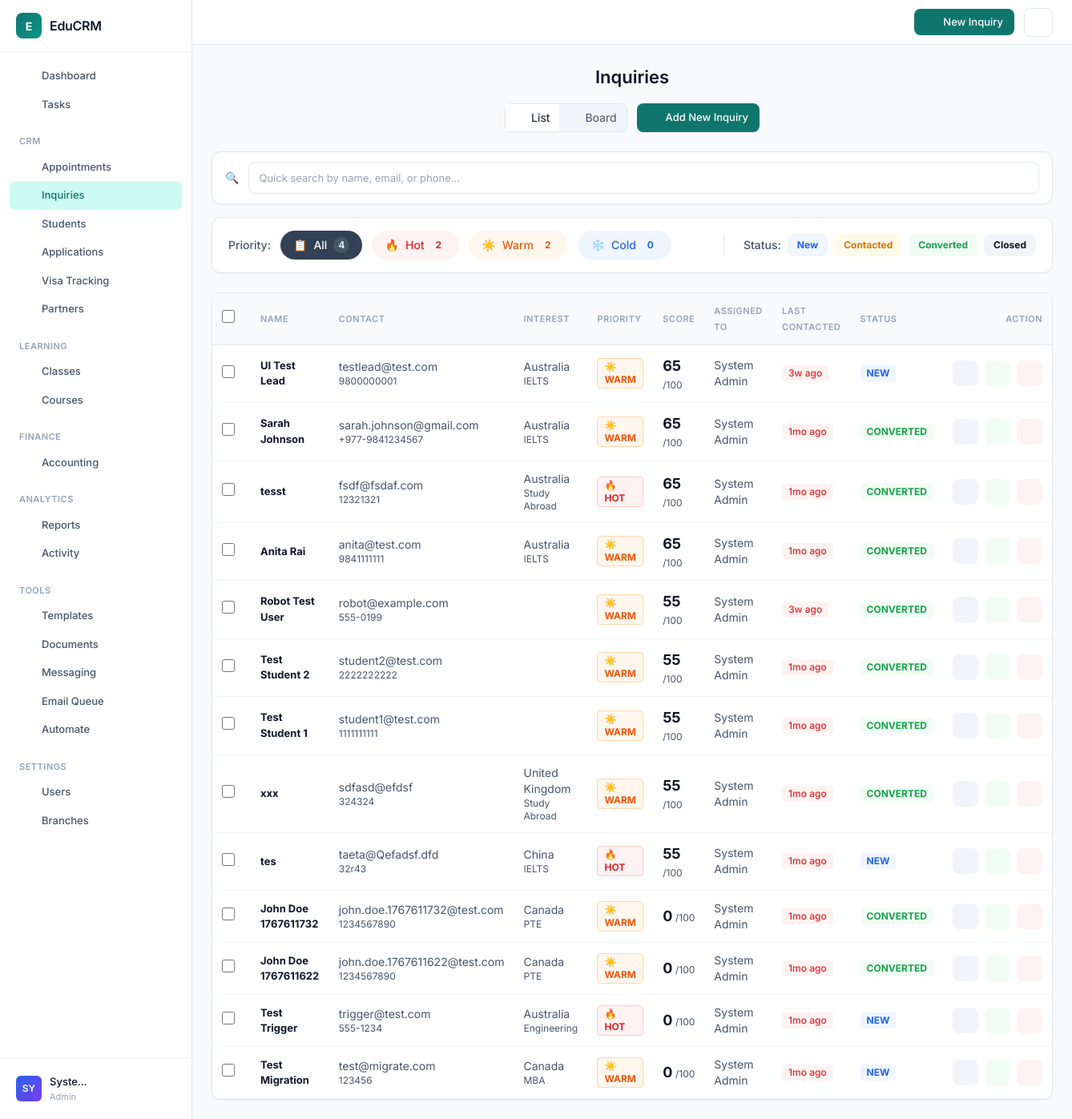
Screenshot of /modules/inquiries/list.php (signed in) with the database file from the repository.
### tables this page shows
CREATE TABLE `inquiries` (
  `id` int(11) NOT NULL,
  `name` varchar(100) NOT NULL,
  `email` varchar(100) DEFAULT NULL,
  `phone` varchar(20) DEFAULT NULL,
  `intended_country` varchar(100) DEFAULT NULL,
  `country_id` int(11) DEFAULT NULL,
  `intended_course` varchar(50) DEFAULT NULL,
  `education_level` varchar(50) DEFAULT NULL,
  `education_level_id` int(11) DEFAULT NULL,
  `status` enum('new','contacted','converted','closed') DEFAULT 'new',
  `status_id` int(11) DEFAULT NULL,
  `priority` enum('hot','warm','cold') DEFAULT 'warm',
  `priority_id` int(11) DEFAULT NULL,
  `score` int(11) DEFAULT 0,
  `last_contact_date` datetime DEFAULT NULL,
  `engagement_count` int(11) DEFAULT 0,
  `assigned_to` int(11) DEFAULT NULL,
  `last_contacted` datetime DEFAULT NULL,
  `contact_count` int(11) DEFAULT 0,
  `created_at` timestamp NOT NULL DEFAULT current_timestamp(),
  `deleted_at` timestamp NULL DEFAULT NULL,
  `branch_id` int(11) DEFAULT NULL,
  `source` varchar(50) DEFAULT NULL COMMENT 'Lead source: walk_in, referred, social_media_post, social_media_ad, sms_campaign, other',
  `source_other` varchar(255) DEFAULT NULL COMMENT 'Additional details when source is other',
  `updated_at` datetime DEFAULT NULL ON UPDATE current_timestamp()
);

CREATE TABLE `countries` (
  `id` int(11) NOT NULL,
  `name` varchar(100) NOT NULL,
  `code` varchar(3) NOT NULL COMMENT 'ISO 3166-1 alpha-3 code',
  `is_active` tinyint(1) DEFAULT 1,
  `created_at` timestamp NOT NULL DEFAULT current_timestamp()
);

CREATE TABLE `priority_levels` (
  `id` int(11) NOT NULL,
  `name` varchar(50) NOT NULL,
  `priority_order` int(11) NOT NULL DEFAULT 0,
  `color_code` varchar(7) DEFAULT NULL COMMENT 'Hex color for UI',
  `created_at` timestamp NOT NULL DEFAULT current_timestamp()
);

CREATE TABLE `users` (
  `id` int(11) NOT NULL,
  `name` varchar(100) NOT NULL,
  `email` varchar(100) NOT NULL,
  `password_hash` varchar(255) NOT NULL,
  `role` enum('admin','counselor','teacher','student') NOT NULL DEFAULT 'student',
  `phone` varchar(20) DEFAULT NULL,
  `address` text DEFAULT NULL,
  `country_id` int(11) DEFAULT NULL,
  `education_level_id` int(11) DEFAULT NULL,
  `country` varchar(100) DEFAULT NULL,
  `education_level` varchar(50) DEFAULT NULL,
  `passport_number` varchar(50) DEFAULT NULL,
  `created_at` timestamp NOT NULL DEFAULT current_timestamp(),
  `reset_token` varchar(100) DEFAULT NULL,
  `token_expiry` datetime DEFAULT NULL,
  `deleted_at` timestamp NULL DEFAULT NULL,
  `two_factor_secret` varchar(32) DEFAULT NULL,
  `two_factor_enabled` tinyint(1) DEFAULT 0,
  `last_login_at` timestamp NULL DEFAULT NULL,
  `last_login_ip` varchar(45) DEFAULT NULL,
  `branch_id` int(11) DEFAULT NULL,
  `updated_at` datetime DEFAULT NULL
);

CREATE TABLE `inquiry_statuses` (
  `id` int(11) NOT NULL,
  `name` varchar(50) NOT NULL,
  `status_order` int(11) NOT NULL DEFAULT 0,
  `is_final` tinyint(1) DEFAULT 0,
  `created_at` timestamp NOT NULL DEFAULT current_timestamp()
);

### modules/inquiries/list.php (the view, shortened to what the rows shown need)
<?php
require_once '../../app/bootstrap.php';
$branchService = new \EduCRM\Services\BranchService($pdo);
$branchFilter = $branchService->getBranchFilter($_SESSION['user_id'], 'i');
$currentPage = max(1, (int) ($_GET['page'] ?? 1));
$perPage = 20;
$sql = "SELECT i.*,
        u.name as counselor_name,
        c.name as country_name,
        el.name as education_level_name,
        ist.name as status_name,
        pl.name as priority_name,
        pl.color_code as priority_color,
        DATEDIFF(CURDATE(), i.last_contacted) as days_since_contact
        FROM inquiries i
        LEFT JOIN users u ON i.assigned_to = u.id
        LEFT JOIN countries c ON i.country_id = c.id
        LEFT JOIN education_levels el ON i.education_level_id = el.id
        LEFT JOIN inquiry_statuses ist ON i.status_id = ist.id
        LEFT JOIN priority_levels pl ON i.priority_id = pl.id
        WHERE 1=1 $branchFilter";
$params = [];
$sql .= " ORDER BY i.score DESC, i.created_at DESC";
$paginationService = new \EduCRM\Services\PaginationService($pdo, $perPage);
$paginationService->setPage($currentPage);
$inquiries = $paginationService->paginate($sql, $params);
require_once '../../templates/header.php';
?>
<div class="page-header flex flex-col sm:flex-row sm:items-center sm:justify-between gap-4 mb-6">
    <h1 class="page-title">Inquiries</h1>
</div>
<div x-data="inquiryBulkActions()" x-ref="bulkContainer">
    <div class="bg-white rounded-xl border border-slate-200 shadow-sm overflow-hidden">
        <div class="overflow-x-auto">
            <table class="w-full text-left border-collapse">
                <thead>
                    <tr class="bg-slate-50 border-b border-slate-200 text-slate-600 text-sm">
                        <th class="p-3 w-12">
                            <input type="checkbox" @click="toggleAll()" :checked="allSelected"
                                class="rounded border-slate-300 text-primary-600 focus:ring-primary-500">
                        </th>
                        <th class="p-3 font-semibold">Name</th>
                        <th class="p-3 font-semibold">Contact</th>
                        <th class="p-3 font-semibold">Interest</th>
                        <th class="p-3 font-semibold">Priority</th>
                        <th class="p-3 font-semibold">Score</th>
                        <th class="p-3 font-semibold">Assigned To</th>
                        <th class="p-3 font-semibold">Last Contacted</th>
                        <th class="p-3 font-semibold">Status</th>
                        <th class="p-3 font-semibold text-right">Action</th>
                    </tr>
                </thead>
                <tbody class="divide-y divide-slate-100">
                    <?php if (count($inquiries) > 0):
                        foreach ($inquiries as $inq): ?>
                            <?php
                            $priorityColors = [
                                'hot' => 'bg-red-100 text-red-700 border-red-200',
                                'warm' => 'bg-orange-100 text-orange-700 border-orange-200',
                                'cold' => 'bg-blue-100 text-blue-700 border-blue-200'
                            ];
                            $priorityIcons = ['hot' => '🔥', 'warm' => '☀️', 'cold' => '❄️'];
                            $statusColors = [
                                'new' => 'bg-blue-100 text-blue-700',
                                'contacted' => 'bg-yellow-100 text-yellow-700',
                                'converted' => 'bg-emerald-100 text-emerald-700',
                                'closed' => 'bg-slate-100 text-slate-700'
                            ];
                            ?>
                            <tr class="hover:bg-slate-50 transition-colors"
                                :class="{ 'bg-primary-50': isSelected(<?php echo $inq['id']; ?>) }">
                                <td class="p-3">
                                    <input type="checkbox" @click="toggle(<?php echo $inq['id']; ?>)"
                                        :checked="isSelected(<?php echo $inq['id']; ?>)"
                                        class="rounded border-slate-300 text-primary-600 focus:ring-primary-500">
                                </td>
                                <td class="p-3">
                                    <strong class="text-slate-800"><?php echo htmlspecialchars($inq['name']); ?></strong>
                                </td>
                                <td class="p-3 text-sm text-slate-600">
                                    <div><?php echo htmlspecialchars($inq['email']); ?></div>
                                    <div class="text-xs text-slate-500"><?php echo htmlspecialchars($inq['phone']); ?></div>
                                </td>
                                <td class="p-3 text-sm text-slate-600">
                                    <div><?php echo htmlspecialchars($inq['country_name'] ?? $inq['intended_country'] ?? ''); ?>
                                    </div>
                                    <div class="text-xs text-slate-500"><?php echo htmlspecialchars($inq['intended_course']); ?>
                                    </div>
                                </td>
                                <td class="p-3">
                                    <?php $displayPriority = $inq['priority_name'] ?? $inq['priority'] ?? 'cold'; ?>
                                    <span
                                        class="inline-flex items-center gap-1 px-2 py-0.5 rounded border text-xs font-bold uppercase <?php echo $priorityColors[$displayPriority] ?? $priorityColors['cold']; ?>">
                                        <?php echo $priorityIcons[$displayPriority] ?? '❄️'; ?>
                                        <?php echo $displayPriority; ?>
                                    </span>
                                </td>
                                <td class="p-3">
                                    <span class="text-lg font-bold text-slate-800"><?php echo $inq['score']; ?></span>
                                    <span class="text-xs text-slate-500">/100</span>
                                </td>
                                <td class="p-3 text-sm text-slate-600">
                                    <?php echo htmlspecialchars($inq['counselor_name'] ?? 'Unassigned'); ?>
                                </td>
                                <td class="p-3">
                                    <?php
                                    $daysSinceContact = $inq['days_since_contact'] ?? null;
                                    $lastContactedDate = $inq['last_contacted'] ?? null;
                                    if ($lastContactedDate) {
                                        $contactClass = match (true) {
                                            $daysSinceContact === null || $daysSinceContact < 0 => 'text-slate-400',
                                            $daysSinceContact <= 3 => 'text-emerald-600 bg-emerald-50',
                                            $daysSinceContact <= 7 => 'text-blue-600 bg-blue-50',
                                            $daysSinceContact <= 14 => 'text-yellow-600 bg-yellow-50',
                                            default => 'text-red-600 bg-red-50'
                                        };
                                        $relativeTime = match (true) {
                                            $daysSinceContact === 0 => 'Today',
                                            $daysSinceContact === 1 => 'Yesterday',
                                            $daysSinceContact <= 7 => $daysSinceContact . 'd ago',
                                            $daysSinceContact <= 30 => floor($daysSinceContact / 7) . 'w ago',
                                            default => floor($daysSinceContact / 30) . 'mo ago'
                                        };
                                        ?>
                                        <span
                                            class="inline-block px-2 py-0.5 rounded text-xs font-medium <?php echo $contactClass; ?>"
                                            title="<?php echo date('M d, Y', strtotime($lastContactedDate)); ?>">
                                            <?php echo $relativeTime; ?>
                                        </span>
                                    <?php } else { ?>
                                        <span class="text-xs text-red-500 bg-red-50 px-2 py-0.5 rounded">Never</span>
                                    <?php } ?>
                                </td>
                                <td class="p-3">
                                    <?php $displayStatus = $inq['status_name'] ?? $inq['status'] ?? 'new'; ?>
                                    <span
                                        class="inline-block px-2 py-0.5 rounded text-xs font-bold uppercase <?php echo $statusColors[$displayStatus] ?? $statusColors['new']; ?>">
                                        <?php echo $displayStatus; ?>
                                    </span>
                                </td>
                                <td class="p-3 text-right">
                                    <div class="flex gap-2 justify-end">
                                        <a href="edit.php?id=<?php echo $inq['id']; ?>" class="action-btn default" title="Edit">
                                            <?php echo \EduCRM\Services\NavigationService::getIcon('edit', 16); ?>
                                        </a>
                                        <a href="convert.php?id=<?php echo $inq['id']; ?>" class="action-btn green"
                                            title="Convert to Student">
                                            <?php echo \EduCRM\Services\NavigationService::getIcon('check-square', 16); ?>
                                        </a>
                                        <?php if (hasRole('admin') || hasRole('branch_manager')): ?>
                                            <a href="#" onclick="confirmDelete(<?php echo $inq['id']; ?>)" class="action-btn red"
                                                title="Delete">
                                                <?php echo \EduCRM\Services\NavigationService::getIcon('trash', 16); ?>
                                            </a>
                                        <?php endif; ?>
                                    </div>
                                </td>
                            </tr>
                        <?php endforeach; endif; ?>
                </tbody>
            </table>
        </div>
    </div>
</div>
<?php require_once '../../templates/footer.php'; ?>

### app/Services/NavigationService.php (shortened to what the rows shown need)
<?php
class NavigationService
{
    public static function getIcon($name, $size = 18)
    {
        $path = $icons[$name] ?? $icons['home'];
        return '<svg xmlns="http://www.w3.org/2000/svg" width="' . $size . '" height="' . $size . '" viewBox="0 0 24 24" fill="none" stroke="currentColor" stroke-width="2" stroke-linecap="round" stroke-linejoin="round">' . $path . '</svg>';
    }
}

### rows the page displays
inquiries: name "UI Test Lead", email "testlead@test.com", phone "9800000001", country.name "Australia", intended_course "IELTS", priority.name "☀️", priority.name "WARM", score "65", assigned_to.name "System Admin", relativeTime "3w ago", status.name "NEW", $size 16 (drawn)
inquiries: name "Sarah Johnson", email "sarah.johnson@gmail.com", phone "+977-9841234567", country.name "Australia", intended_course "IELTS", priority.name "☀️", priority.name "WARM", score "65", assigned_to.name "System Admin", relativeTime "1mo ago", status.name "CONVERTED", $size 16 (drawn)
inquiries: name "tesst", email "fsdf@fsdaf.com", phone "12321321", country.name "Australia", intended_course "Study Abroad", priority.name "🔥", priority.name "HOT", score "65", assigned_to.name "System Admin", relativeTime "1mo ago", status.name "CONVERTED", $size 16 (drawn)
inquiries: name "Anita Rai", email "anita@test.com", phone "9841111111", country.name "Australia", intended_course "IELTS", priority.name "☀️", priority.name "WARM", score "65", assigned_to.name "System Admin", relativeTime "1mo ago", status.name "CONVERTED", $size 16 (drawn)
inquiries: name "Robot Test User", email "robot@example.com", phone "555-0199", priority.name "☀️", priority.name "WARM", score "55", assigned_to.name "System Admin", relativeTime "3w ago", status.name "CONVERTED", $size 16 (drawn)
inquiries: name "Test Student 2", email "student2@test.com", phone "2222222222", priority.name "☀️", priority.name "WARM", score "55", assigned_to.name "System Admin", relativeTime "1mo ago", status.name "CONVERTED", $size 16 (drawn)
inquiries: name "Test Student 1", email "student1@test.com", phone "1111111111", priority.name "☀️", priority.name "WARM", score "55", assigned_to.name "System Admin", relativeTime "1mo ago", status.name "CONVERTED", $size 16 (drawn)
inquiries: name "xxx", email "sdfasd@efdsf", phone "324324", country.name "United Kingdom", intended_course "Study Abroad", priority.name "☀️", priority.name "WARM", score "55", assigned_to.name "System Admin", relativeTime "1mo ago", status.name "CONVERTED", $size 16 (drawn)
inquiries: name "tes", email "taeta@Qefadsf.dfd", phone "32r43", country.name "China", intended_course "IELTS", priority.name "🔥", priority.name "HOT", score "55", assigned_to.name "System Admin", relativeTime "1mo ago", status.name "NEW", $size 16 (drawn)
inquiries: name "John Doe 1767611732", email "john.doe.1767611732@test.com", phone "1234567890", country.name "Canada", intended_course "PTE", priority.name "☀️", priority.name "WARM", score "0", assigned_to.name "System Admin", relativeTime "1mo ago", status.name "CONVERTED", $size 16 (drawn)
inquiries: name "John Doe 1767611622", email "john.doe.1767611622@test.com", phone "1234567890", country.name "Canada", intended_course "PTE", priority.name "☀️", priority.name "WARM", score "0", assigned_to.name "System Admin", relativeTime "1mo ago", status.name "CONVERTED", $size 16 (drawn)
inquiries: name "Test Trigger", email "trigger@test.com", phone "555-1234", country.name "Australia", intended_course "Engineering", priority.name "🔥", priority.name "HOT", score "0", assigned_to.name "System Admin", relativeTime "1mo ago", status.name "NEW", $size 16 (drawn)
inquiries: name "Test Migration", email "test@migrate.com", phone "123456", country.name "Canada", intended_course "MBA", priority.name "☀️", priority.name "WARM", score "0", assigned_to.name "System Admin", relativeTime "1mo ago", status.name "NEW", $size 16 (drawn)

### other values shown
$item['label'] "Dashboard"
$item['label'] "Tasks"
$section['title'] "CRM"
$item['label'] "Appointments"
$item['label'] "Inquiries"
$item['label'] "Students"
$item['label'] "Applications"
$item['label'] "Visa Tracking"
$item['label'] "Partners"
$section['title'] "LEARNING"
$item['label'] "Classes"
$item['label'] "Courses"
$section['title'] "FINANCE"
$item['label'] "Accounting"
$section['title'] "ANALYTICS"
